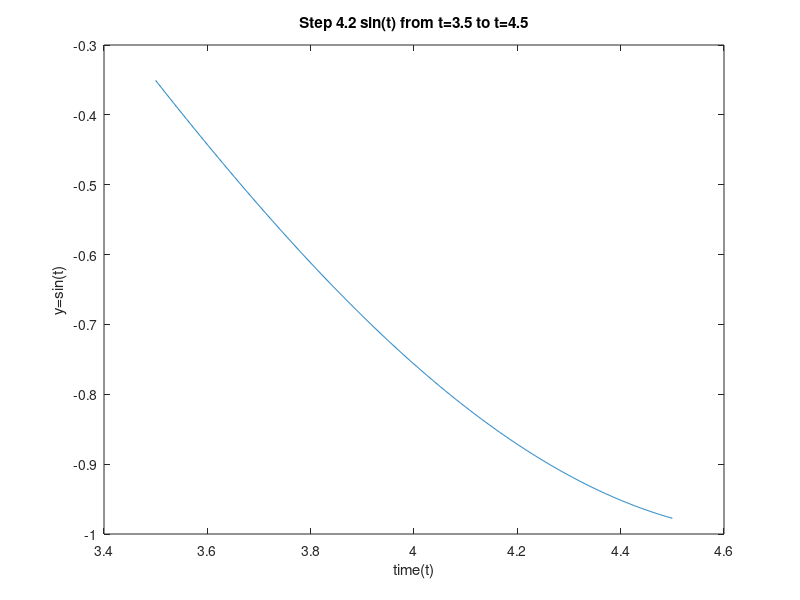

Write the MATLAB code that produced this figure.
%Plot of sin(t) from t=3.5 to t=4.5
t=3.5:0.001:4.5;
x=sin(t);
plot(t,x)
title('Step 4.2 sin(t) from t=3.5 to t=4.5')
ylabel('y=sin(t)')
xlabel('time(t)')